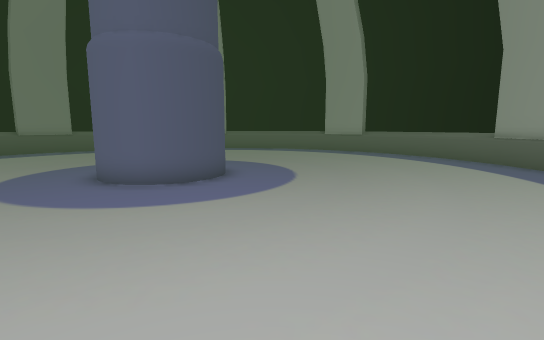
view 1 (above)

13 first-person views from a walk through a Unity game level. The camera is 1.4 m above the floor, tilts 8° down and sees 85° across. The floor is counted in squares, 1 m on a side. Each view is taken from the middle of a square. On the plan, view 1 faces up. The plan holds only what a view shows up to about 14 squares ahead; the rest is blank. The place goes on beyond the plan. The player is left out.

view 2
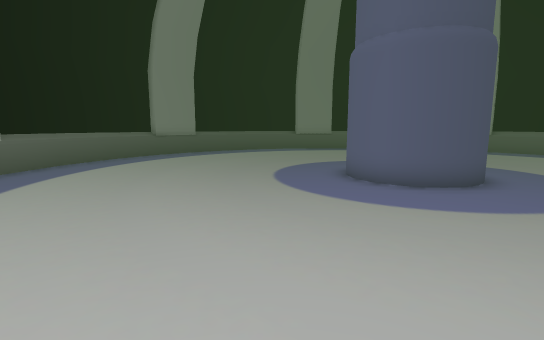

view 3
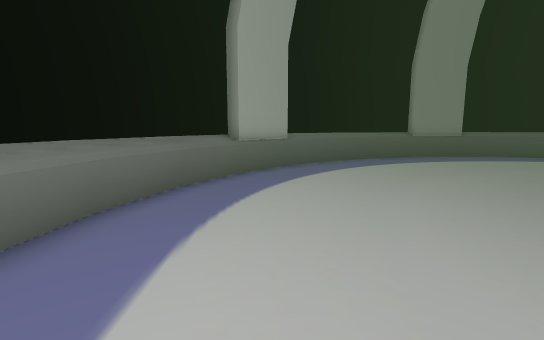

view 4
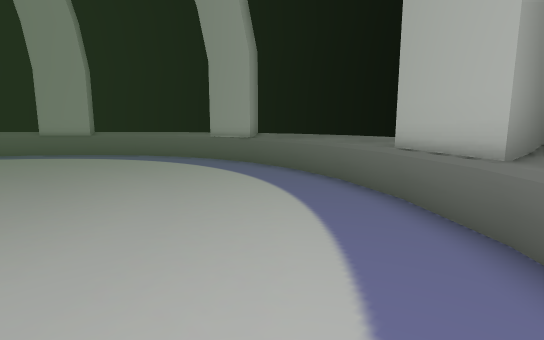

view 5
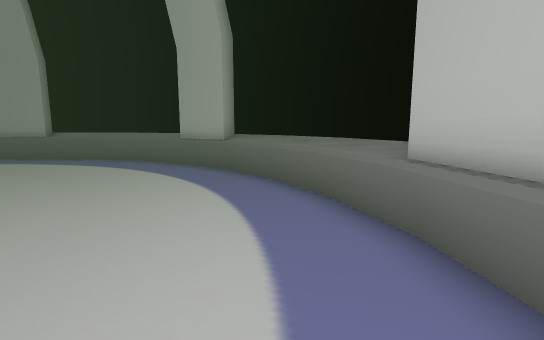

view 6
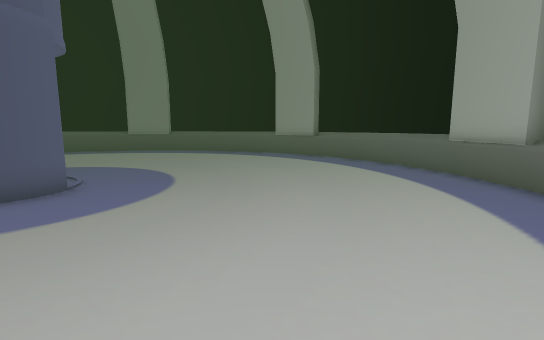

view 7
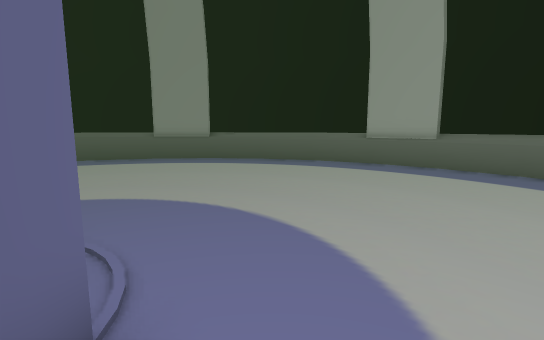

view 8
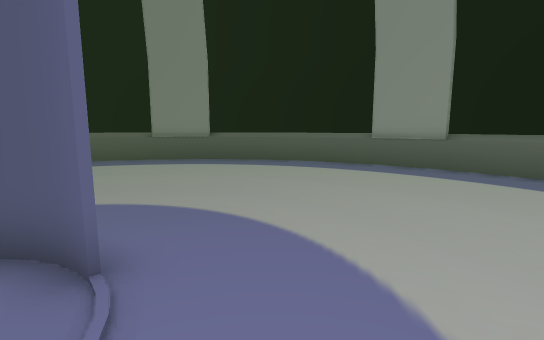

view 9
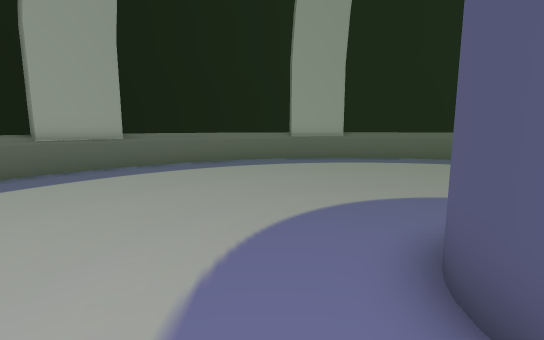

view 10
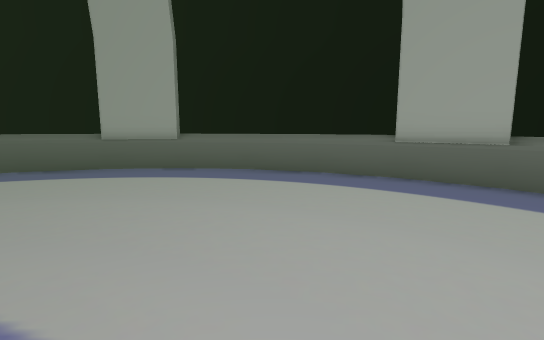

view 11
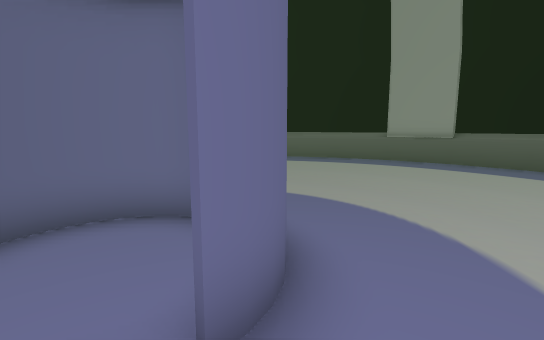

view 12
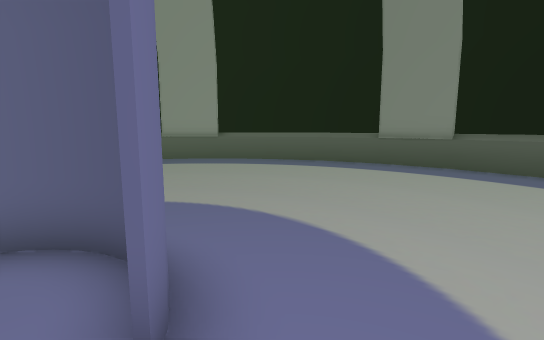

view 13
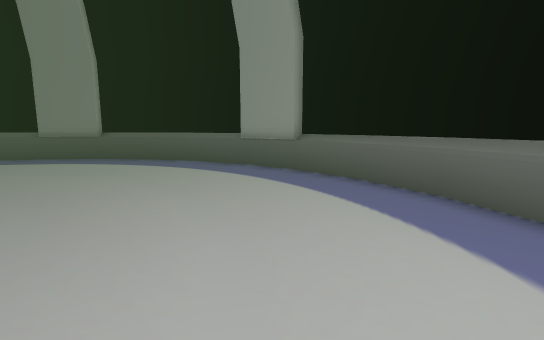

### Floor plan
Key: @ floor where view 1 was taken; # wall or solid block; . floor; = window, fence, low wall or low ledge; ^ raised ledge.
Columns run from 16 left of view 1 to 9 right of it. Each row starts with its distance up from view 1.
 22              ###
 21        ######^^^###
 20      ###^^.......^^##
 19     ##^............^##
 18     #^..............=##
 17    ##.................^#
 16   ##..................^^#
 15  #^....................^#
 14  #^.....................^#
 13  #......................^#
 12 #^......................^#
 11 #^.......................#
 10 #^.........#..#..........#
  9 ##.........#..#..........#
  8 ##.........##.#..........#
  7 ##..........###..........#
  6 #^......................^#
  5  ^......................^#
  4  #^....................#^
  3  #^#...................^#
  2   #^..................##
  1    #^................##
  0    ###..........@...^##
 -1      ##^...........^##
 -2       ##^^......^^###
 -3         ###^^######

Positions as (right, up) in squares from view 1, and headings:
1: (0, 0), facing up
2: (0, 0), facing up-left
3: (-1, 0), facing left
4: (1, 0), facing up-right
5: (3, 1), facing up-right
6: (6, 9), facing up-left
7: (0, 10), facing up-left
8: (-2, 12), facing left
9: (0, 11), facing down
10: (0, 11), facing up
11: (-5, 12), facing down
12: (-4, 12), facing down-left
13: (-2, 17), facing left
